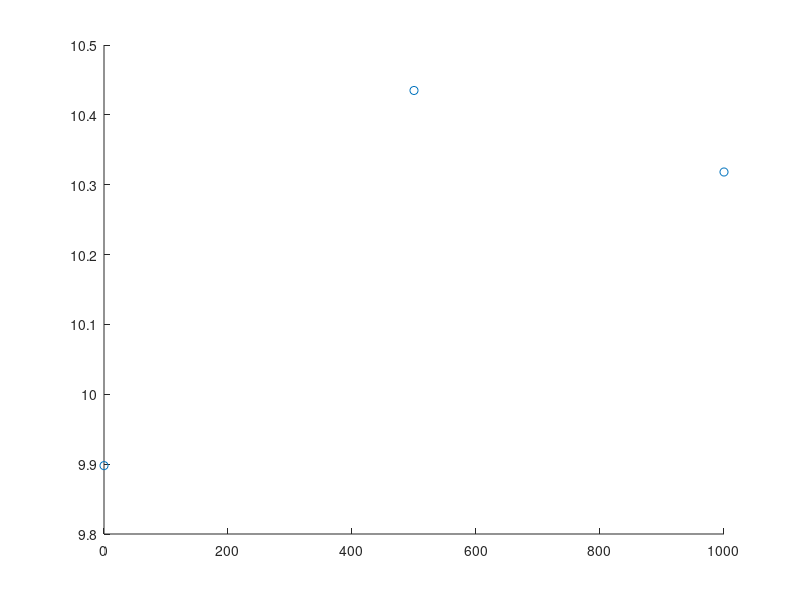

The MATLAB script that drew this image:
clc
clear 
close all

a = [3500,0,9.8979,5148;
    3000,500,10.4349,8921;
    2500,1000,10.3182,8902]

scatter(a(:,2),a(:,3));